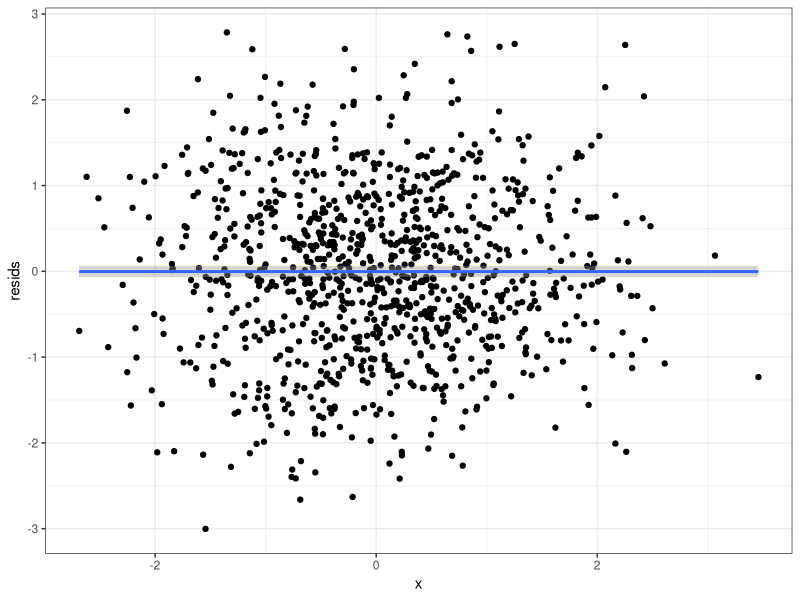
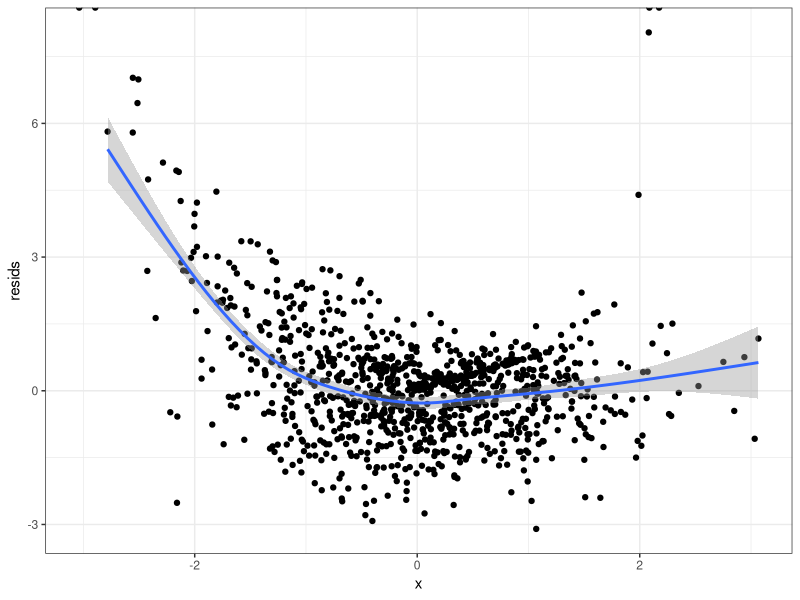
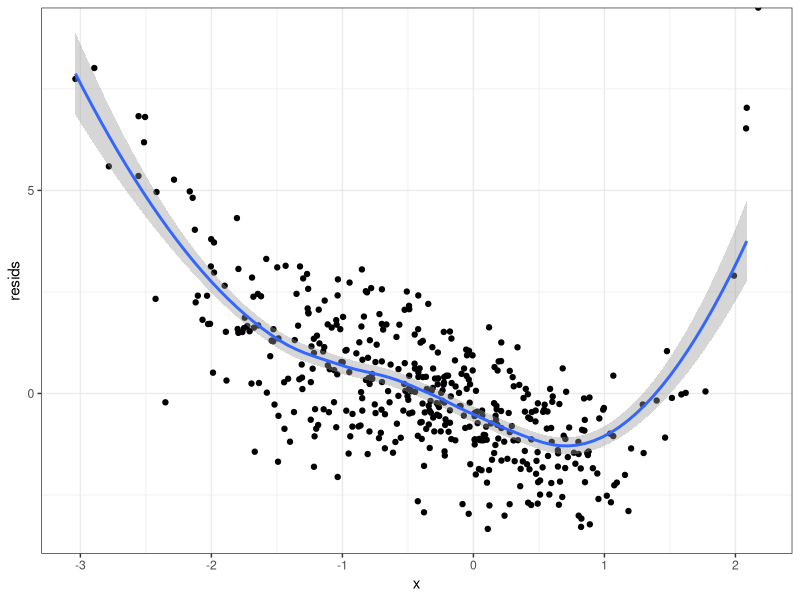
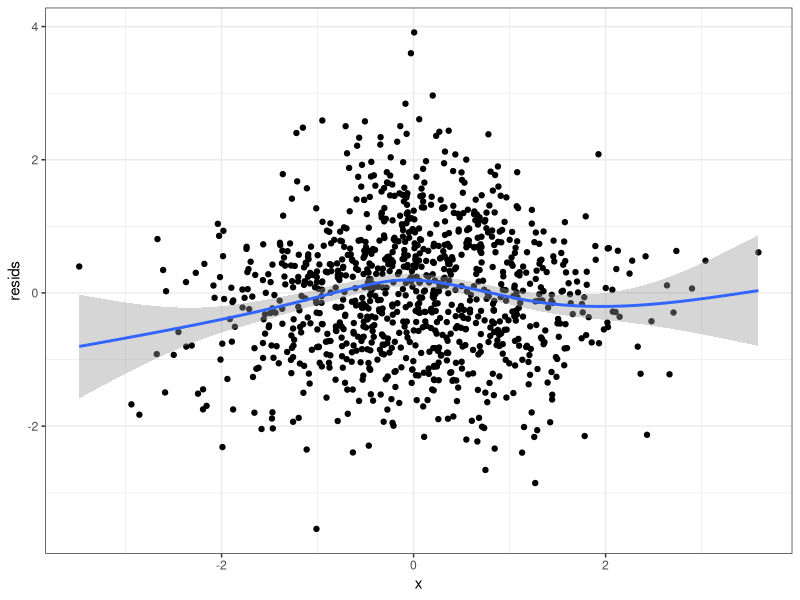
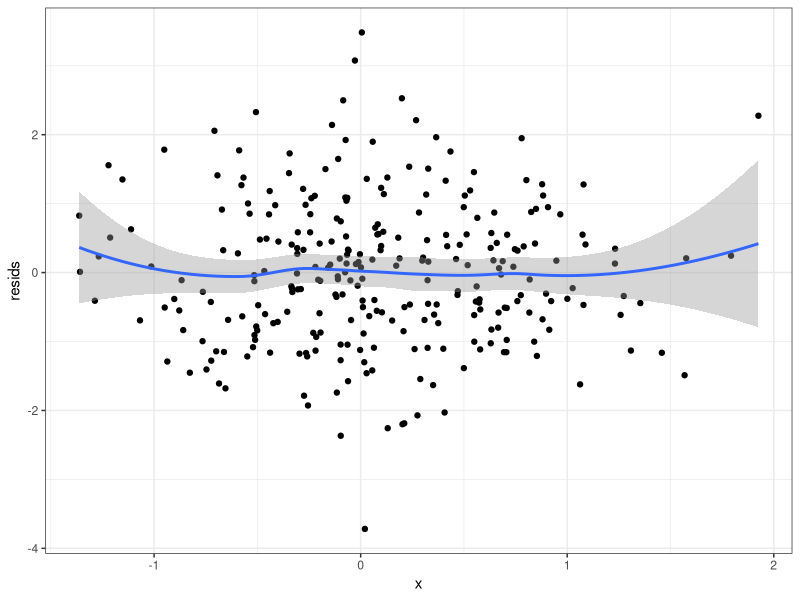
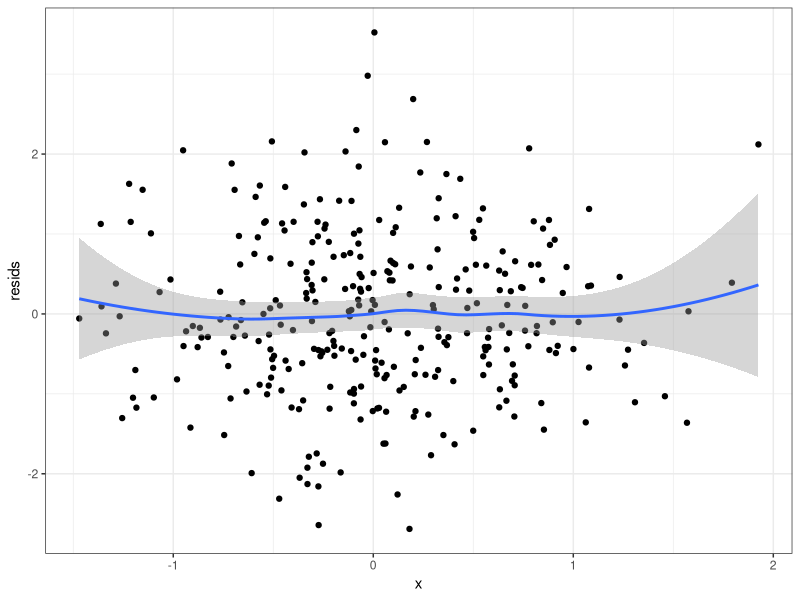

Write the R code that produced these figures, in order.
# diagnostics for ZIP models
library(pscl)
library(tidyverse)
library(statmod)

## fitting a positive poisson glm
## input is a poisson glm (used to specify regression formula
## and give an initial guess at the regression coefficients)

glm.pospois <- function(poisson_glm){
  x_mat <- model.matrix(poisson_glm)
  y <- poisson_glm$y
  
  y_pos <- y[y > 0]
  x_mat_pos <- x_mat[y > 0,]
  beta0 <- poisson_glm$coefficients
  
  U <- function(beta){
    l <- exp(c(x_mat_pos %*% beta))
    c(t(x_mat_pos) %*% (y_pos - l/(1 - exp(-l))))
  }
  
  I <- function(beta){
    l <- exp(c(x_mat_pos %*% beta))
    D <- diag(l * (1 - exp(-l)*(1 + l))/((1 - exp(-l))^2))
    t(x_mat_pos) %*% D %*% x_mat_pos
  }
  
  beta_old <- beta0
  for(i in 1:10){
    beta_new <- beta_old + solve(I(beta_old)) %*% U(beta_old)
    beta_old <- beta_new
  }
  
  output <- list("coefficients" = beta_new,
                 "y" = y_pos,
                 "x" = x_mat_pos)
  return(output)
  
}


## functions for quantile residual plots

## randomized quantile residuals for positive poisson data
## m = fitted positive poisson regression model
qresid_positive_poisson <- function(m){
  y <- m$y
  lambdas <- exp(m$x %*% m$coefficients)
  
  resids <- c()
  for(i in 1:length(y)){
    cdf_b <- (ppois(y[i], lambdas[i]) - ppois(0, lambdas[i]))/(1 - ppois(0, lambdas[i]))
    cdf_a <- (ppois((y[i]-1), lambdas[i]) - ppois(0, lambdas[i]))/(1 - ppois(0, lambdas[i]))
    resids[i] <- qnorm(runif(1, cdf_a, cdf_b))
  }
  return(resids)
}


## randomized quantile residuals for a ZIP model
## zip_m = fitted ZIP model from pscl
qresid_zeroinfl <- function(zip_m){
  y <- zip_m$y
  pred_probs <- predict(zip_m, type="prob")
  resids <- c()
  for(i in 1:length(y)){
    cdf_b <- sum(pred_probs[i,1:(y[i]+1)])
    if(y[i] == 0){
      cdf_a <- 0
    } else {
      cdf_a <- sum(pred_probs[i,1:y[i]])
    }
    
    resids[i] <- qnorm(runif(1, cdf_a, cdf_b))
  }
  return(resids)
}


# Now let's see how to do diagnostics for ZIP models

## Simulate some data where both the Poisson and logistic assumptions
## are met

x <- rnorm(1000)
alpha <- exp(x)/(1 + exp(x))
lambda <- exp(1 + x)
z <- rbinom(1000, 1, prob=alpha)
y <- 0*z + rpois(1000, lambda)*(1 - z)

## Fit a ZIP model and make a quantile residual plot
## Estimated coefficients are close to the true parameters
## The plot looks good

m <- zeroinfl(y ~ x | x)
summary(m)

data.frame(x = x, resids = qresid_zeroinfl(m)) %>%
  ggplot(aes(x = x, y = resids)) +
  geom_point() +
  geom_smooth() +
  theme_bw()




## Now simulate data where the Poisson assumption is violated

x <- rnorm(1000)
alpha <- exp(x)/(1 + exp(x))
lambda <- exp(1 + x + 0.5*x^2)
z <- rbinom(1000, 1, prob=alpha)
y <- 0*z + rpois(1000, lambda)*(1 - z)

## Fit a ZIP model and make a quantile residual plot
## Estimated coefficients are wrong
## The plot looks bad

m <- zeroinfl(y ~ x | x)
summary(m)

data.frame(x = x, resids = qresid_zeroinfl(m)) %>%
  ggplot(aes(x = x, y = resids)) +
  geom_point() +
  geom_smooth() +
  theme_bw()

## Ok, but how do we know it is the Poisson component, and 
## not the zero inflated component, that is wrong?
## Fit a positive poisson regression model, and assess the 
## quantile residual plot
## Quantile residual plot looks bad!

m0 <- glm(y ~ x, family = poisson)
m_pospois <- glm.pospois(m0)
m_pospois$coefficients

data.frame(x = x[y > 0], resids = qresid_positive_poisson(m_pospois)) %>%
  ggplot(aes(x = x, y = resids)) +
  geom_point() +
  geom_smooth() +
  theme_bw()




## Finally, simulate data where the logistic assumption is violated
## Quantile residual plot doesn't look right!

x <- rnorm(1000)
alpha <- exp(x^2)/(1 + exp(x^2))
lambda <- exp(1 + x)
z <- rbinom(1000, 1, prob=alpha)
y <- 0*z + rpois(1000, lambda)*(1 - z)

m <- zeroinfl(y ~ x | x)
summary(m)

data.frame(x = x, resids = qresid_zeroinfl(m)) %>%
  ggplot(aes(x = x, y = resids)) +
  geom_point() +
  geom_smooth() +
  theme_bw()

## But what about the Poisson component?

m0 <- glm(y ~ x, family = poisson)
m_pospois <- glm.pospois(m0)
m_pospois$coefficients

data.frame(x = x[y > 0], resids = qresid_positive_poisson(m_pospois)) %>%
  ggplot(aes(x = x, y = resids)) +
  geom_point() +
  geom_smooth() +
  theme_bw()

## For comparison, here is what a quantile residual plot on the
## Poisson data would look like
## The two plots look very similar
## Note also that the estimated coefficients are very close to the estimates
## for the positive Poisson model!

m2 <- glm(y[z == 0] ~ x[z == 0], family = poisson)
m2$coefficients
m_pospois$coefficients

data.frame(x = x[z == 0], resids = qresid(m2)) %>%
  ggplot(aes(x = x, y = resids)) +
  geom_point() +
  geom_smooth() +
  theme_bw()
